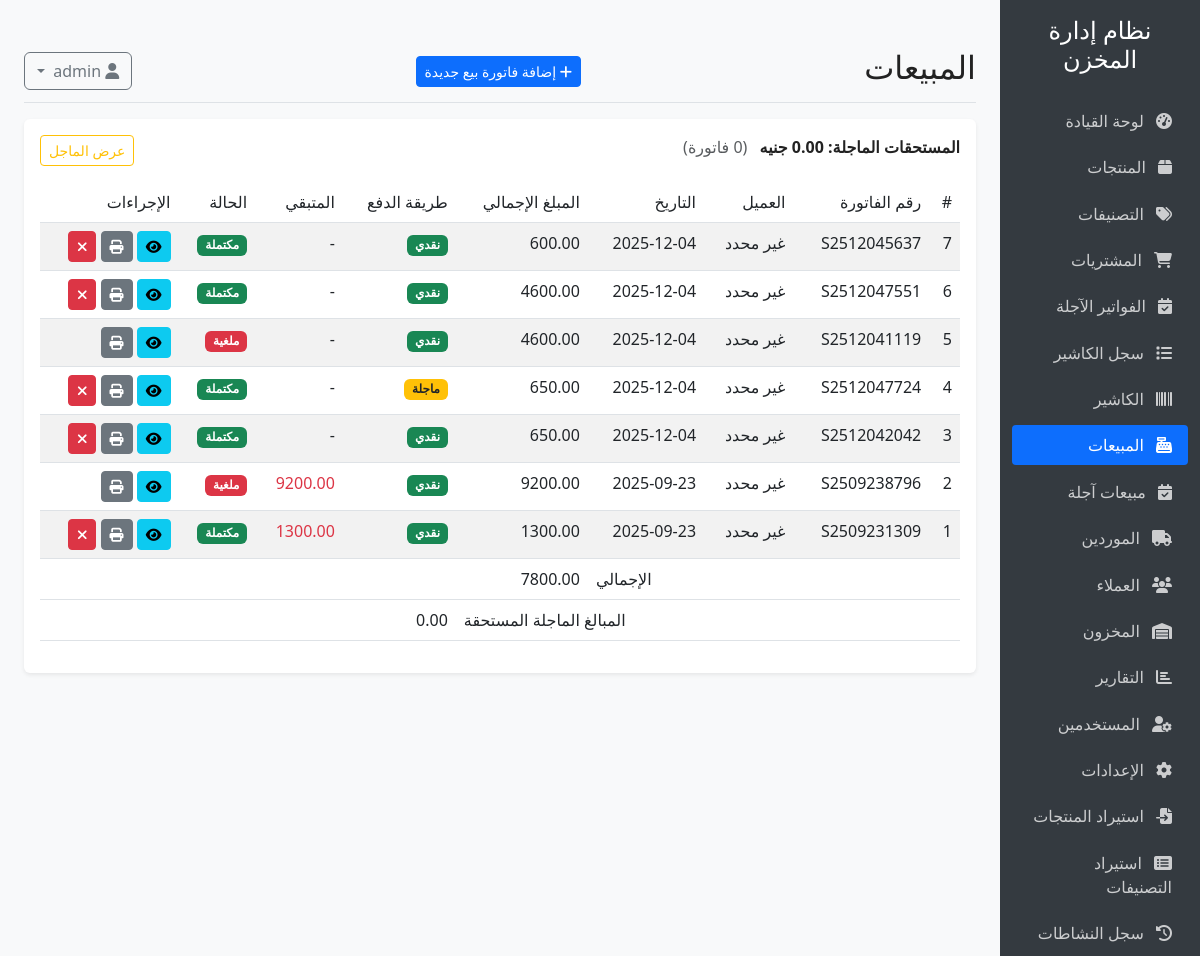
The app's page /sales (signed in), older data.
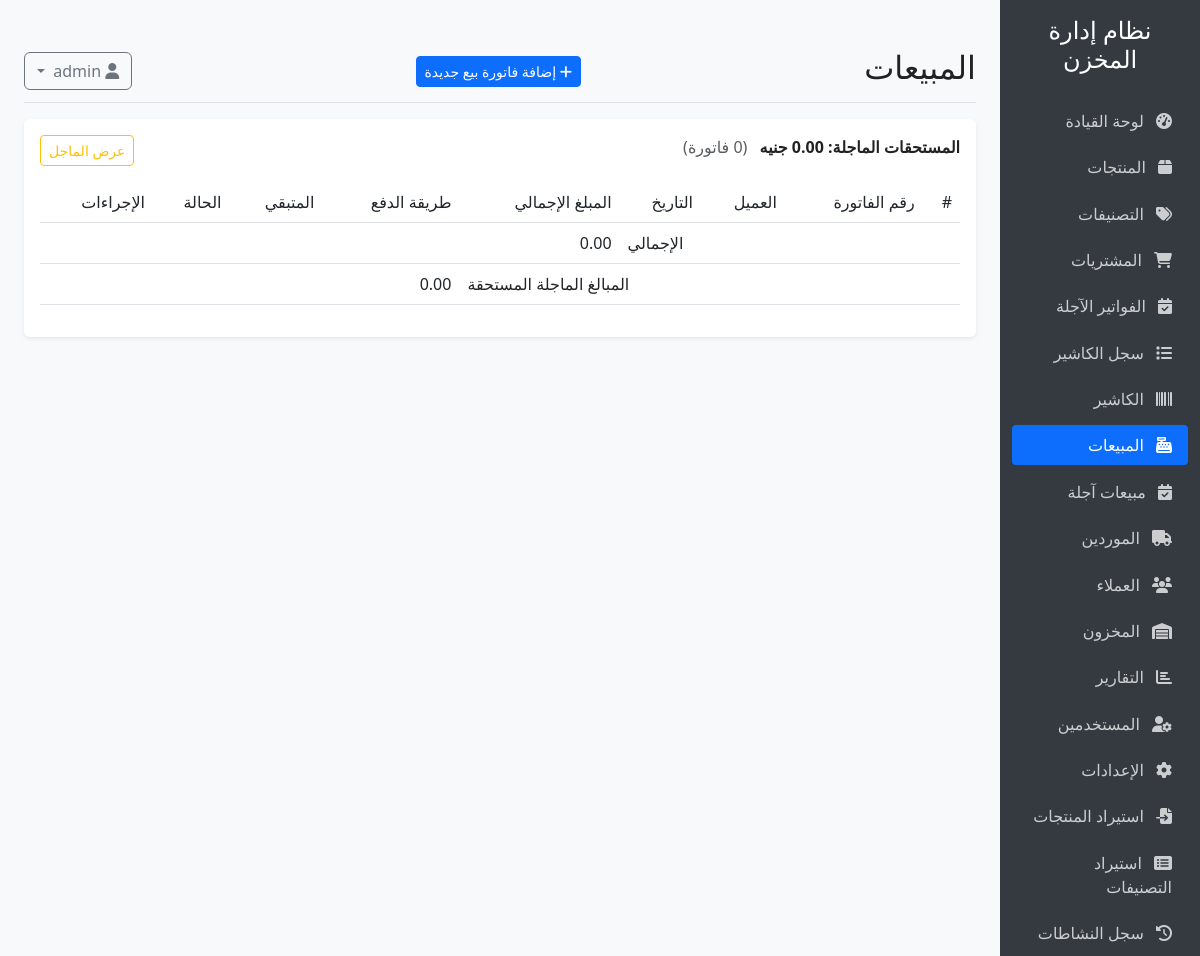
The same page, newer data.
### models.py (models this page shows, shortened)
class Sale(db.Model):
    __tablename__ = 'sales'
    id = db.Column(db.Integer, primary_key=True)
    invoice_number = db.Column(db.String(50), nullable=False)
    customer_id = db.Column(db.Integer, db.ForeignKey('customers.id'), nullable=True)
    sale_date = db.Column(db.Date, nullable=False, default=datetime.utcnow)
    total_amount = db.Column(db.Float, nullable=False, default=0)
    payment_method = db.Column(db.String(20), default='cash')  # cash, card, transfer, majel
    status = db.Column(db.String(20), default='completed')  # completed, cancelled
    notes = db.Column(db.Text, nullable=True)
    created_at = db.Column(db.DateTime, default=datetime.utcnow)
    amount_paid = db.Column(db.Float, nullable=False, default=0)
    due_date = db.Column(db.Date, nullable=True)
    notification_email = db.Column(db.String(120), nullable=True)
    due_reminder_sent = db.Column(db.Boolean, default=False)
    items = db.relationship('SaleItem', backref='sale', lazy=True, cascade='all, delete-orphan')
    @property
    def due_amount(self):
        return max(0, (self.total_amount or 0) - (self.amount_paid or 0))
    cashier_id = db.Column(db.Integer, db.ForeignKey('users.id'), nullable=True)
    cashier = db.relationship('User', foreign_keys=[cashier_id], backref='cashier_sales', lazy=True)

### app.py (the view)
@app.route('/sales')
@login_required
def sales():
    sales = Sale.query.order_by(Sale.created_at.desc()).all()
    total_sales = sum(sale.total_amount for sale in sales if sale.status == 'completed')
    pending_due_total = sum(
        sale.due_amount for sale in sales
        if sale.payment_method == 'majel' and sale.status != 'cancelled' and sale.due_amount > 0
    )
    pending_due_count = sum(
        1 for sale in sales
        if sale.payment_method == 'majel' and sale.status != 'cancelled' and sale.due_amount > 0
    )
    return render_template(
        'sales/index.html',
        sales=sales,
        total_sales=total_sales,
        pending_due_total=pending_due_total,
        pending_due_count=pending_due_count
    )

### app.py (called while the page is built)
@login_manager.user_loader
def load_user(user_id):
    return User.query.get(int(user_id))

@app.context_processor
def inject_settings():
    from models import Setting
    settings = {s.key: s.value for s in Setting.query.all()}
    return dict(settings=settings)

### templates/sales/index.html (shortened to what the changed rows need)
{% extends "base.html" %}
{% block header %}المبيعات{% endblock %}
{% block content %}
<div class="card">
            <div class="card-body">
                <div class="table-responsive">
            <table class="table table-striped table-hover">
                <thead>
                    <tr>
                        <th>#</th>
                        <th>رقم الفاتورة</th>
                        <th>العميل</th>
                        <th>التاريخ</th>
                        <th>المبلغ الإجمالي</th>
                        <th>طريقة الدفع</th>
                        <th>المتبقي</th>
                        <th>الحالة</th>
                        <th>الإجراءات</th>
                    </tr>
                </thead>
                <tbody>
                    {% for sale in sales %}
                    <tr>
                        <td>{{ sale.id }}</td>
                        <td>{{ sale.invoice_number }}</td>
                        <td>{{ sale.customer.name if sale.customer else 'غير محدد' }}</td>
                        <td>{{ sale.sale_date.strftime('%Y-%m-%d') }}</td>
                        <td>{{ "%.2f"|format(sale.total_amount) }}</td>
                        <td>
                            {% if sale.payment_method == 'majel' %}
                            <span class="badge bg-warning text-dark">ماجلة</span>
                            {% elif sale.payment_method == 'cash' %}
                            <span class="badge bg-success">نقدي</span>
                            {% else %}
                            <span class="badge bg-info text-dark">{{ sale.payment_method }}</span>
                            {% endif %}
                        </td>
                        <td>
                            {% if sale.due_amount > 0 %}
                            <span class="text-danger">{{ "%.2f"|format(sale.due_amount) }}</span>
                            {% else %}
                            -
                            {% endif %}
                        </td>
                        <td>
                            {% if sale.status == 'completed' %}
                            <span class="badge bg-success">مكتملة</span>
                            {% elif sale.status == 'cancelled' %}
                            <span class="badge bg-danger">ملغية</span>
                            {% else %}
                            <span class="badge bg-secondary">{{ sale.status }}</span>
                            {% endif %}
                        </td>
                        <td>
                            <a href="{{ url_for('view_sale', id=sale.id) }}" class="btn btn-sm btn-info">
                                <i class="fas fa-eye"></i>
                            </a>
                            <a href="{{ url_for('print_invoice', id=sale.id) }}" class="btn btn-sm btn-secondary" target="_blank">
                                <i class="fas fa-print"></i>
                            </a>
                            {% if sale.status != 'cancelled' and current_user.role == 'admin' %}
                            <button type="button" class="btn btn-sm btn-danger" data-bs-toggle="modal" data-bs-target="#cancelModal{{ sale.id }}">
                                <i class="fas fa-times"></i>
                            </button>
                            {% endif %}
                        </td>
                    </tr>
                    {% endfor %}
                </tbody>
                <tfoot>
                    <tr>
                        <th colspan="4" class="text-end">الإجمالي</th>
                        <th>{{ "%.2f"|format(total_sales) }}</th>
                        <th colspan="4"></th>
                    </tr>
                    <tr>
                        <th colspan="5" class="text-end">المبالغ الماجلة المستحقة</th>
                        <th>{{ "%.2f"|format(pending_due_total) }}</th>
                        <th colspan="3"></th>
                    </tr>
                </tfoot>
            </table>
        </div>
    </div>
</div>
{% endblock %}

Row changes from the older to the newer data that the page shows:
removed Sale: id "7", invoice_number "S2512045637", customer "غير محدد", sale_date "2025-12-04", total_amount "600.00", payment_method "نقدي", status "مكتملة"
removed Sale: id "6", invoice_number "S2512047551", customer "غير محدد", sale_date "2025-12-04", total_amount "4600.00", payment_method "نقدي", status "مكتملة"
removed Sale: id "5", invoice_number "S2512041119", customer "غير محدد", sale_date "2025-12-04", total_amount "4600.00", payment_method "نقدي", status "ملغية"
removed Sale: id "4", invoice_number "S2512047724", customer "غير محدد", sale_date "2025-12-04", total_amount "650.00", payment_method "ماجلة", status "مكتملة"
removed Sale: id "3", invoice_number "S2512042042", customer "غير محدد", sale_date "2025-12-04", total_amount "650.00", payment_method "نقدي", status "مكتملة"
removed Sale: id "2", invoice_number "S2509238796", customer "غير محدد", sale_date "2025-09-23", total_amount "9200.00", payment_method "نقدي", due_amount "9200.00", status "ملغية"
removed Sale: id "1", invoice_number "S2509231309", customer "غير محدد", sale_date "2025-09-23", total_amount "1300.00", payment_method "نقدي", due_amount "1300.00", status "مكتملة"
Text that changed along with them:
{{ "%.2f"|format(total_sales) }}: "7800.00" → "0.00"
